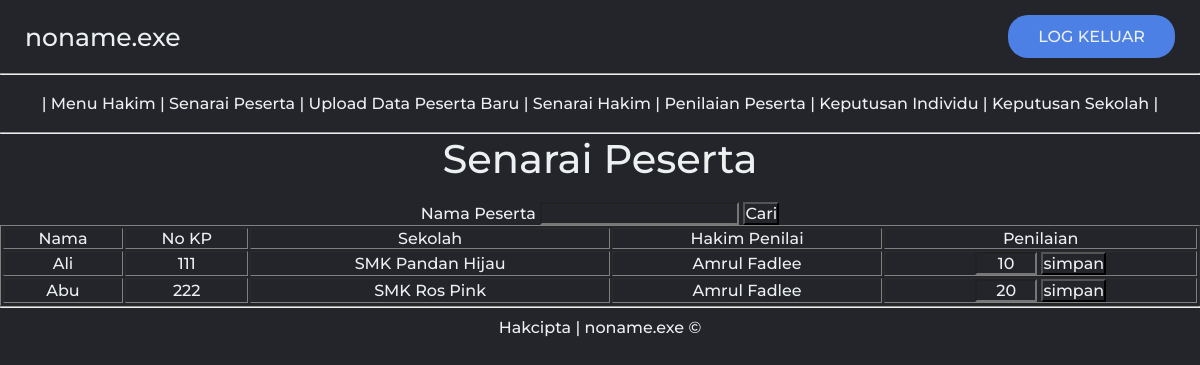
Screenshot of /penilaian-peserta.php (signed in) with the database file from the repository.
### tables this page shows
CREATE TABLE `peserta` (
  `nama_peserta` varchar(60) DEFAULT NULL,
  `nokp_peserta` varchar(12) NOT NULL,
  `katalaluan_peserta` varchar(13) DEFAULT NULL,
  `kod_sekolah` varchar(7) DEFAULT NULL,
  `nokp_hakim` varchar(12) DEFAULT NULL,
  `mata` int(3) DEFAULT NULL
);

CREATE TABLE `sekolah` (
  `kod_sekolah` varchar(7) NOT NULL,
  `nama_sekolah` varchar(60) DEFAULT NULL
);

CREATE TABLE `hakim` (
  `nokp_hakim` varchar(12) NOT NULL,
  `nama_hakim` varchar(60) DEFAULT NULL,
  `katalaluan_hakim` varchar(13) DEFAULT NULL
);

### penilaian-peserta.php (the view, shortened to what this page needs)
<?php
include('header2.php');
include('connection.php');
?>
<h3> Senarai Peserta</h3><br>
<form action='' method='POST'>
	Nama Peserta <input type='text' name='nama'>
	<input type='submit' value='Cari'>
</form>
<table width='100%' border='1'>
<tr>
	<td>Nama</td>
	<td>No KP</td>
	<td>Sekolah</td>
	<td>Hakim Penilai</td>
	<td>Penilaian</td>
</tr>
<?php
$tambahan="";
$arahan_papar="SELECT* FROM peserta
LEFT JOIN sekolah
ON peserta.kod_sekolah = sekolah.kod_sekolah
LEFT JOIN hakim
ON peserta.nokp_hakim = hakim.nokp_hakim
$tambahan
order by peserta.mata";
$laksana = mysqli_query($condb,$arahan_papar);
	while($m=mysqli_fetch_array($laksana))
	{
		echo"<tr>
		<td>".$m['nama_peserta']."</td>
		<td>".$m['nokp_peserta']."</td>
		<td>".$m['nama_sekolah']."</td>
		<td>".$m['nama_hakim']."</td>
		<td>
		<form action = 'penilaian-proses.php' method='POST'>
			<input type='hidden' value='".$m['nokp_peserta']."' name='nokp'>
			<input type='text' name='mata' value='".$m['mata']."' size='5' required>
			<input type='submit' value='simpan'>
		</form>
		</td></tr>";
	}
?>
</table>
<?php include ('footer.php'); ?>

### style.css (style rules this page uses)
* { margin: 0; padding: 0; box-sizing: border-box; background-color: #24252A; font-family: "Montserrat", sans-serif; font-weight: 500; font-size: 16px; color: #edf0f1; text-decoration: none; text-align: center; }
h3 { font-size: 40px; }

### rows the page displays
peserta: nama_peserta "Ali", nokp_peserta "111", kod_sekolah.nama_sekolah "SMK Pandan Hijau", nokp_hakim.nama_hakim "Amrul Fadlee", mata "10"
peserta: nama_peserta "Abu", nokp_peserta "222", kod_sekolah.nama_sekolah "SMK Ros Pink", nokp_hakim.nama_hakim "Amrul Fadlee", mata "20"
